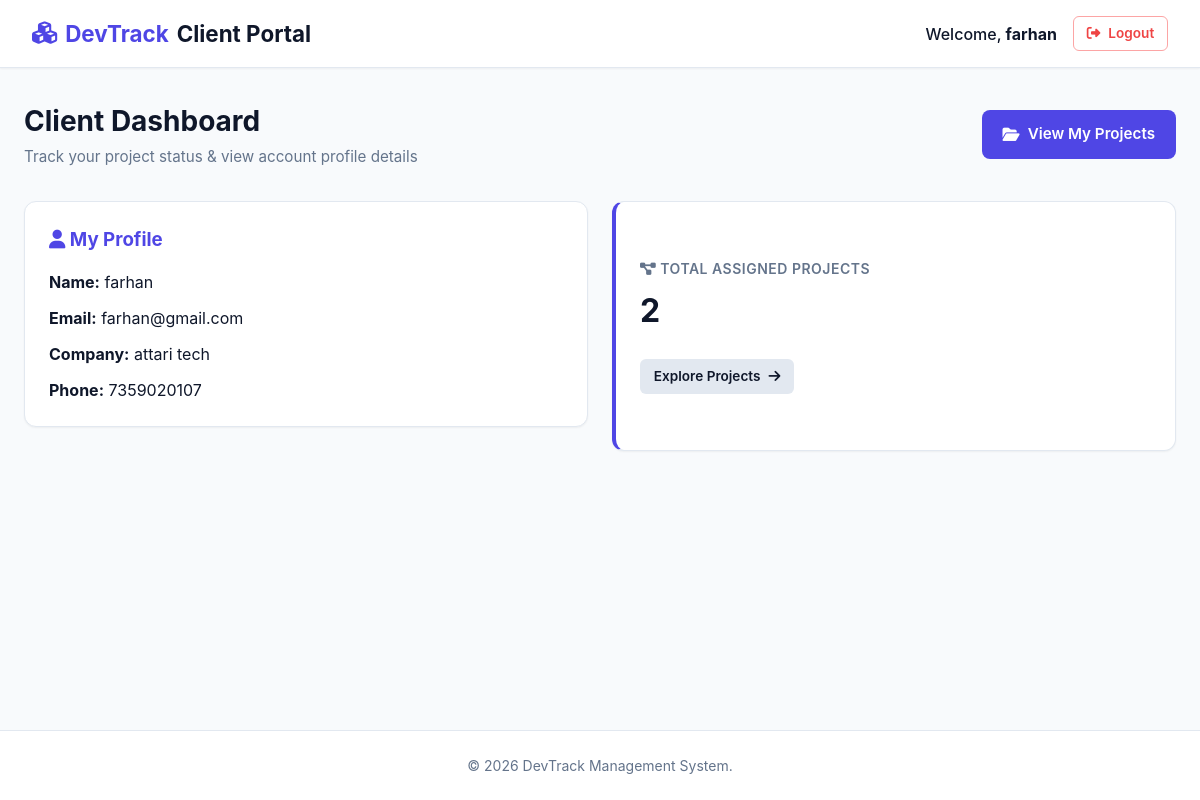
The app's page /client/dashboard.php (signed in) with its own data.
### tables this page shows
CREATE TABLE `client` (
  `id` int(11) NOT NULL,
  `user_id` int(11) NOT NULL,
  `company_name` varchar(150) NOT NULL,
  `phone` varchar(20) DEFAULT NULL,
  `creted_at` timestamp NOT NULL DEFAULT current_timestamp()
);

CREATE TABLE `users` (
  `id` int(11) NOT NULL,
  `name` varchar(100) NOT NULL,
  `email` varchar(100) NOT NULL,
  `password` varchar(100) NOT NULL,
  `role` enum('admin','client') NOT NULL DEFAULT 'client',
  `created_at` timestamp NOT NULL DEFAULT current_timestamp()
);

### client/dashboard.php (the view, shortened to what this page needs)
<?php
require "../config/database.php";
$user_id = $_SESSION["user_id"];
$sql = "SELECT client.id, users.name, users.email, client.company_name, client.phone
        FROM client
        INNER JOIN users ON client.user_id = users.id
        WHERE client.user_id = ?";
$stmt = mysqli_prepare($conn, $sql);
mysqli_stmt_bind_param($stmt, "i", $user_id);
mysqli_stmt_execute($stmt);
$result = mysqli_stmt_get_result($stmt);
$client = mysqli_fetch_assoc($result);
$client_id = $client["id"];
$sql_projects = "SELECT COUNT(*) AS total_projects FROM projects WHERE client_id = ?";
$stmt_projects = mysqli_prepare($conn, $sql_projects);
mysqli_stmt_bind_param($stmt_projects, "i", $client_id);
mysqli_stmt_execute($stmt_projects);
$result_projects = mysqli_stmt_get_result($stmt_projects);
$row_projects = mysqli_fetch_assoc($result_projects);
$total_projects = $row_projects["total_projects"];
?>
<!DOCTYPE html>
<html lang="en">
<head>
    <link rel="stylesheet" href="../assets/css/style.css">
    <link rel="stylesheet" href="https://cdnjs.cloudflare.com/ajax/libs/font-awesome/6.4.0/css/all.min.css">
</head>
<body>
    <nav class="navbar">
        <div class="brand"><i class="fa-solid fa-cubes"></i> DevTrack <span>Client Portal</span></div>
        <div class="nav-user">
            <span>Welcome, <strong><?php echo htmlspecialchars($client["name"]); ?></strong></span>
            <a href="../logout.php" class="btn btn-outline-danger btn-sm"><i class="fa-solid fa-right-from-bracket"></i> Logout</a>
        </div>
    </nav>
    <div class="container">
        <div class="page-header">
            <div>
                <h1 class="page-title">Client Dashboard</h1>
                <p class="page-subtitle">Track your project status & view account profile details</p>
            </div>
            <a href="projects.php" class="btn btn-primary"><i class="fa-solid fa-folder-open"></i> View My Projects</a>
        </div>
        <div class="grid grid-cols-2" style="margin-bottom: 2rem;">
            <div class="card">
                <h3 style="margin-bottom: 1rem; color: var(--primary);"><i class="fa-solid fa-user"></i> My Profile</h3>
                <div style="display: flex; flex-direction: column; gap: 0.75rem;">
                    <div><strong>Name:</strong> <?php echo htmlspecialchars($client["name"]); ?></div>
                    <div><strong>Email:</strong> <?php echo htmlspecialchars($client["email"]); ?></div>
                    <div><strong>Company:</strong> <?php echo htmlspecialchars($client["company_name"]); ?></div>
                    <div><strong>Phone:</strong> <?php echo htmlspecialchars($client["phone"]); ?></div>
                </div>
            </div>
            <div class="stat-card" style="border-left: 4px solid var(--primary); justify-content: center;">
                <span class="stat-label"><i class="fa-solid fa-diagram-project"></i> Total Assigned Projects</span>
                <span class="stat-value"><?php echo $total_projects; ?></span>
                <div style="margin-top: 1.5rem;">
                    <a href="projects.php" class="btn btn-secondary btn-sm">Explore Projects <i class="fa-solid fa-arrow-right"></i></a>
                </div>
            </div>
        </div>
    </div>
    <footer>
        <p>&copy; <?php echo date("Y"); ?> DevTrack Management System.</p>
    </footer>
</body>
</html>

### assets/css/style.css (style rules this page uses)
:root { --primary: #4f46e5; --primary-hover: #4338ca; --primary-light: #eef2ff; --secondary: #64748b; --success: #10b981; --warning: #f59e0b; --danger: #ef4444; --info: #06b6d4; --bg-main: #f8fafc; --bg-card: #ffffff; --text-main: #0f172a; --text-muted: #64748b; --border: #e2e8f0; --shadow-sm: 0 1px 2px 0 rgb(0 0 0 / 0.05); --shadow-md: 0 4px 6px -1px rgb(0 0 0 / 0.1), 0 2px 4px -2px rgb(0 0 0 / 0.1); --shadow-lg: 0 10px 15px -3px rgb(0 0 0 / 0.1), 0 4px 6px -4px rgb(0 0 0 / 0.1); --radius: 12px; --font-sans: 'Inter', system-ui, -apple-system, BlinkMacSystemFont, "Segoe UI", Roboto, "Helvetica Neue", Arial, sans-serif; }
* { box-sizing: border-box; margin: 0; padding: 0; }
body { font-family: var(--font-sans); background-color: var(--bg-main); color: var(--text-main); line-height: 1.5; display: flex; flex-direction: column; min-height: 100vh; }
a { color: var(--primary); text-decoration: none; transition: color 0.2s; }
.navbar { background-color: var(--bg-card); border-bottom: 1px solid var(--border); padding: 1rem 2rem; display: flex; justify-content: space-between; align-items: center; box-shadow: var(--shadow-sm); position: sticky; top: 0; z-index: 100; }
.brand { font-size: 1.4rem; font-weight: 700; color: var(--primary); display: flex; align-items: center; gap: 0.5rem; }
.brand span { color: var(--text-main); }
.nav-user { display: flex; align-items: center; gap: 1rem; font-weight: 500; }
.container { max-width: 1200px; width: 100%; margin: 2rem auto; padding: 0 1.5rem; flex: 1; }
.page-header { display: flex; justify-content: space-between; align-items: center; margin-bottom: 2rem; flex-wrap: wrap; gap: 1rem; }
.page-title { font-size: 1.75rem; font-weight: 700; color: var(--text-main); }
.page-subtitle { color: var(--text-muted); font-size: 0.95rem; margin-top: 0.25rem; }
.btn { display: inline-flex; align-items: center; justify-content: center; gap: 0.5rem; padding: 0.75rem 1.25rem; font-size: 0.95rem; font-weight: 600; border-radius: 8px; border: 1px solid transparent; cursor: pointer; transition: all 0.2s ease; text-decoration: none; }
.btn-primary { background-color: var(--primary); color: white; }
.btn-secondary { background-color: #e2e8f0; color: var(--text-main); }
.btn-outline-danger { background-color: transparent; border-color: #fca5a5; color: var(--danger); }
.btn-sm { padding: 0.4rem 0.8rem; font-size: 0.85rem; border-radius: 6px; }
.card { background: var(--bg-card); border-radius: var(--radius); border: 1px solid var(--border); box-shadow: var(--shadow-sm); padding: 1.5rem; margin-bottom: 1.5rem; }
.grid { display: grid; gap: 1.5rem; }
.grid-cols-2 { grid-template-columns: repeat(auto-fit, minmax(280px, 1fr)); }
.stat-card { display: flex; flex-direction: column; padding: 1.5rem; background: var(--bg-card); border-radius: var(--radius); border: 1px solid var(--border); box-shadow: var(--shadow-sm); }
.stat-label { font-size: 0.875rem; font-weight: 600; color: var(--text-muted); text-transform: uppercase; letter-spacing: 0.5px; }
.stat-value { font-size: 2rem; font-weight: 700; color: var(--text-main); margin-top: 0.5rem; }
footer { text-align: center; padding: 1.5rem; color: var(--text-muted); font-size: 0.875rem; border-top: 1px solid var(--border); margin-top: auto; background: var(--bg-card); }

### records on screen
client: user.name "farhan", user.email "farhan@gmail.com", company_name "attari tech", phone "7359020107"

### other values on screen
$total_projects "2"
